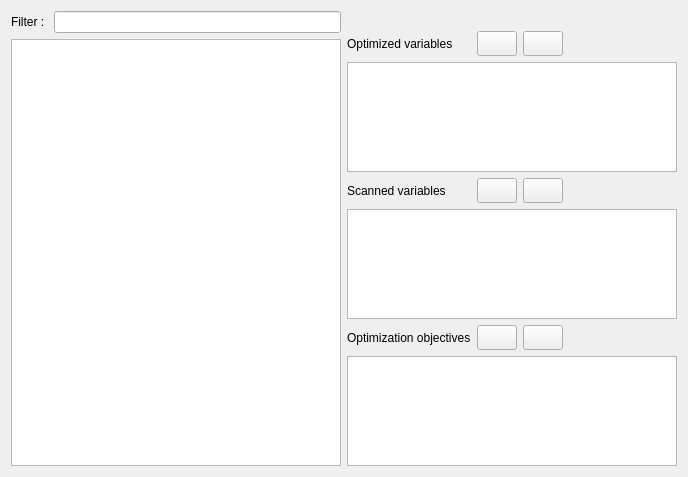
<?xml version="1.0" encoding="UTF-8"?>
<ui version="4.0">
 <class>WidgetSelectOptVarsClass</class>
 <widget class="QWidget" name="WidgetSelectOptVarsClass">
  <property name="geometry">
   <rect>
    <x>0</x>
    <y>0</y>
    <width>688</width>
    <height>477</height>
   </rect>
  </property>
  <property name="windowTitle">
   <string>Form</string>
  </property>
  <layout class="QGridLayout" name="gridLayout">
   <item row="0" column="0">
    <layout class="QGridLayout" name="gridLayout_2">
     <item row="0" column="0">
      <layout class="QHBoxLayout" name="horizontalLayout_2">
       <item>
        <widget class="QLabel" name="label">
         <property name="sizePolicy">
          <sizepolicy hsizetype="Preferred" vsizetype="Maximum">
           <horstretch>0</horstretch>
           <verstretch>0</verstretch>
          </sizepolicy>
         </property>
         <property name="text">
          <string>Filter : </string>
         </property>
        </widget>
       </item>
       <item>
        <widget class="QLineEdit" name="lineVariableFilter">
         <property name="sizePolicy">
          <sizepolicy hsizetype="Expanding" vsizetype="Maximum">
           <horstretch>0</horstretch>
           <verstretch>0</verstretch>
          </sizepolicy>
         </property>
        </widget>
       </item>
      </layout>
     </item>
     <item row="1" column="0">
      <widget class="QTableView" name="tableVariables">
       <property name="sizePolicy">
        <sizepolicy hsizetype="Expanding" vsizetype="Expanding">
         <horstretch>1</horstretch>
         <verstretch>0</verstretch>
        </sizepolicy>
       </property>
       <property name="font">
        <font>
         <pointsize>7</pointsize>
        </font>
       </property>
       <property name="selectionBehavior">
        <enum>QAbstractItemView::SelectRows</enum>
       </property>
       <property name="sortingEnabled">
        <bool>true</bool>
       </property>
       <property name="cornerButtonEnabled">
        <bool>false</bool>
       </property>
      </widget>
     </item>
    </layout>
   </item>
   <item row="0" column="1">
    <layout class="QGridLayout" name="gridLayout_7">
     <item row="1" column="0">
      <widget class="QLabel" name="label_4">
       <property name="sizePolicy">
        <sizepolicy hsizetype="Preferred" vsizetype="Preferred">
         <horstretch>0</horstretch>
         <verstretch>0</verstretch>
        </sizepolicy>
       </property>
       <property name="text">
        <string>Optimized variables</string>
       </property>
      </widget>
     </item>
     <item row="1" column="1">
      <widget class="QPushButton" name="pushAddVariables">
       <property name="sizePolicy">
        <sizepolicy hsizetype="Fixed" vsizetype="Fixed">
         <horstretch>0</horstretch>
         <verstretch>0</verstretch>
        </sizepolicy>
       </property>
       <property name="minimumSize">
        <size>
         <width>25</width>
         <height>25</height>
        </size>
       </property>
       <property name="maximumSize">
        <size>
         <width>200</width>
         <height>16777215</height>
        </size>
       </property>
       <property name="baseSize">
        <size>
         <width>20</width>
         <height>20</height>
        </size>
       </property>
       <property name="text">
        <string/>
       </property>
       <property name="icon">
        <iconset resource="../../Resources/mineit.qrc">
         <normaloff>:/icons/Add</normaloff>:/icons/Add</iconset>
       </property>
       <property name="iconSize">
        <size>
         <width>10</width>
         <height>10</height>
        </size>
       </property>
      </widget>
     </item>
     <item row="1" column="2">
      <widget class="QPushButton" name="pushRemoveVariables">
       <property name="sizePolicy">
        <sizepolicy hsizetype="Fixed" vsizetype="Fixed">
         <horstretch>0</horstretch>
         <verstretch>0</verstretch>
        </sizepolicy>
       </property>
       <property name="minimumSize">
        <size>
         <width>25</width>
         <height>25</height>
        </size>
       </property>
       <property name="maximumSize">
        <size>
         <width>2000</width>
         <height>16777215</height>
        </size>
       </property>
       <property name="baseSize">
        <size>
         <width>0</width>
         <height>20</height>
        </size>
       </property>
       <property name="text">
        <string/>
       </property>
       <property name="icon">
        <iconset resource="../../Resources/mineit.qrc">
         <normaloff>:/icons/Delete</normaloff>:/icons/Delete</iconset>
       </property>
       <property name="iconSize">
        <size>
         <width>10</width>
         <height>10</height>
        </size>
       </property>
      </widget>
     </item>
     <item row="1" column="3">
      <spacer name="horizontalSpacer_6">
       <property name="orientation">
        <enum>Qt::Horizontal</enum>
       </property>
       <property name="sizeHint" stdset="0">
        <size>
         <width>40</width>
         <height>20</height>
        </size>
       </property>
      </spacer>
     </item>
     <item row="2" column="0" colspan="4">
      <widget class="QTableView" name="tableOptimizedVariables">
       <property name="font">
        <font>
         <pointsize>7</pointsize>
        </font>
       </property>
       <property name="selectionBehavior">
        <enum>QAbstractItemView::SelectRows</enum>
       </property>
       <property name="sortingEnabled">
        <bool>true</bool>
       </property>
      </widget>
     </item>
     <item row="3" column="0">
      <widget class="QLabel" name="label_5">
       <property name="sizePolicy">
        <sizepolicy hsizetype="Preferred" vsizetype="Preferred">
         <horstretch>0</horstretch>
         <verstretch>0</verstretch>
        </sizepolicy>
       </property>
       <property name="text">
        <string>Scanned variables</string>
       </property>
      </widget>
     </item>
     <item row="3" column="1">
      <widget class="QPushButton" name="pushAddScanned">
       <property name="sizePolicy">
        <sizepolicy hsizetype="Maximum" vsizetype="Fixed">
         <horstretch>0</horstretch>
         <verstretch>0</verstretch>
        </sizepolicy>
       </property>
       <property name="minimumSize">
        <size>
         <width>25</width>
         <height>25</height>
        </size>
       </property>
       <property name="baseSize">
        <size>
         <width>0</width>
         <height>20</height>
        </size>
       </property>
       <property name="text">
        <string/>
       </property>
       <property name="icon">
        <iconset resource="../../Resources/mineit.qrc">
         <normaloff>:/icons/Add</normaloff>:/icons/Add</iconset>
       </property>
       <property name="iconSize">
        <size>
         <width>10</width>
         <height>10</height>
        </size>
       </property>
      </widget>
     </item>
     <item row="3" column="2">
      <widget class="QPushButton" name="pushRemoveScanned">
       <property name="sizePolicy">
        <sizepolicy hsizetype="Maximum" vsizetype="Fixed">
         <horstretch>0</horstretch>
         <verstretch>0</verstretch>
        </sizepolicy>
       </property>
       <property name="minimumSize">
        <size>
         <width>25</width>
         <height>25</height>
        </size>
       </property>
       <property name="baseSize">
        <size>
         <width>0</width>
         <height>20</height>
        </size>
       </property>
       <property name="text">
        <string/>
       </property>
       <property name="icon">
        <iconset resource="../../Resources/mineit.qrc">
         <normaloff>:/icons/Delete</normaloff>:/icons/Delete</iconset>
       </property>
       <property name="iconSize">
        <size>
         <width>10</width>
         <height>10</height>
        </size>
       </property>
      </widget>
     </item>
     <item row="4" column="0" colspan="4">
      <widget class="QTableView" name="tableScannedVariables">
       <property name="sizePolicy">
        <sizepolicy hsizetype="Expanding" vsizetype="Expanding">
         <horstretch>0</horstretch>
         <verstretch>0</verstretch>
        </sizepolicy>
       </property>
       <property name="selectionBehavior">
        <enum>QAbstractItemView::SelectRows</enum>
       </property>
      </widget>
     </item>
     <item row="5" column="0">
      <widget class="QLabel" name="label_6">
       <property name="sizePolicy">
        <sizepolicy hsizetype="Preferred" vsizetype="Preferred">
         <horstretch>0</horstretch>
         <verstretch>0</verstretch>
        </sizepolicy>
       </property>
       <property name="text">
        <string>Optimization objectives</string>
       </property>
      </widget>
     </item>
     <item row="5" column="1">
      <widget class="QPushButton" name="pushAddObjectives">
       <property name="minimumSize">
        <size>
         <width>25</width>
         <height>25</height>
        </size>
       </property>
       <property name="text">
        <string/>
       </property>
       <property name="icon">
        <iconset resource="../../Resources/mineit.qrc">
         <normaloff>:/icons/Add</normaloff>:/icons/Add</iconset>
       </property>
       <property name="iconSize">
        <size>
         <width>10</width>
         <height>10</height>
        </size>
       </property>
      </widget>
     </item>
     <item row="5" column="2">
      <widget class="QPushButton" name="pushRemoveObjectives">
       <property name="minimumSize">
        <size>
         <width>25</width>
         <height>25</height>
        </size>
       </property>
       <property name="maximumSize">
        <size>
         <width>2000</width>
         <height>16777215</height>
        </size>
       </property>
       <property name="text">
        <string/>
       </property>
       <property name="icon">
        <iconset resource="../../Resources/mineit.qrc">
         <normaloff>:/icons/Delete</normaloff>:/icons/Delete</iconset>
       </property>
       <property name="iconSize">
        <size>
         <width>10</width>
         <height>10</height>
        </size>
       </property>
      </widget>
     </item>
     <item row="6" column="0" colspan="4">
      <widget class="QTableView" name="tableObjectives">
       <property name="sortingEnabled">
        <bool>true</bool>
       </property>
      </widget>
     </item>
     <item row="0" column="0">
      <spacer name="verticalSpacer">
       <property name="orientation">
        <enum>Qt::Vertical</enum>
       </property>
       <property name="sizeType">
        <enum>QSizePolicy::Fixed</enum>
       </property>
       <property name="sizeHint" stdset="0">
        <size>
         <width>20</width>
         <height>20</height>
        </size>
       </property>
      </spacer>
     </item>
    </layout>
   </item>
  </layout>
 </widget>
 <resources>
  <include location="../../Resources/mineit.qrc"/>
 </resources>
 <connections/>
</ui>
